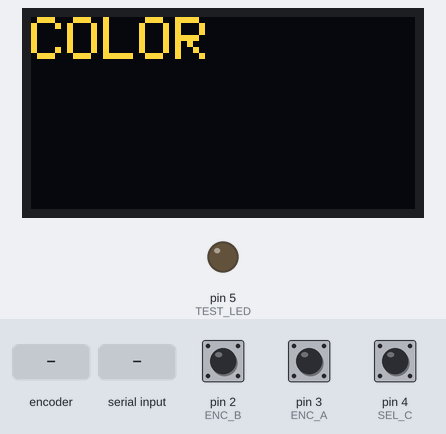
Bench run of a sketch on a simulated Arduino Pro Mini, built with avr-gcc and run on an emulated ATmega328P. Parts: 128×64 one-colour display, output pins drawn as LEDs (lit = HIGH). The inputs (shaded band) are chosen by the test bench; at power-on: pin 4 (SEL_C) HIGH, pin 2 (ENC_B) HIGH, pin 3 (ENC_A) HIGH. The OLED is the two-colour kind (top 16 rows yellow); the display library's start-up logo is not drawn; the modem accepts every AT command (registered, SIM ready, sends succeed) and sends nothing else; what the sketch prints to the serial monitor is not drawn.

Above: at 2.1 s.
7.2 s: rotary encoder on pin 3 (ENC_A) / pin 2 (ENC_B) turned 3 steps (first pin leading)
At 7.4 s:
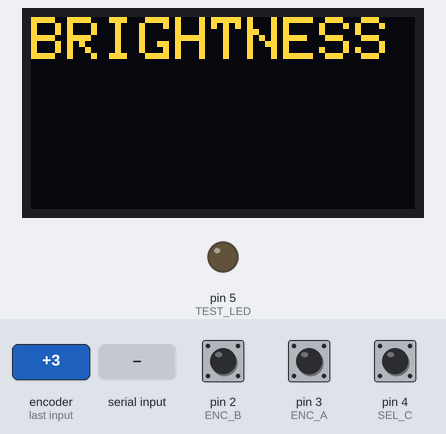
9.3 s: pin 4 (SEL_C) pulled LOW for 3.2 s
At 11.8 s:
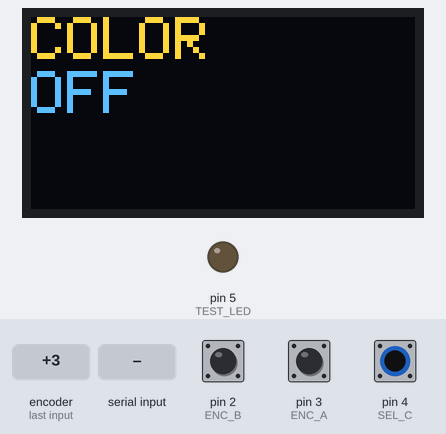
15.5 s: "1" received over the second serial link
At 18.3 s:
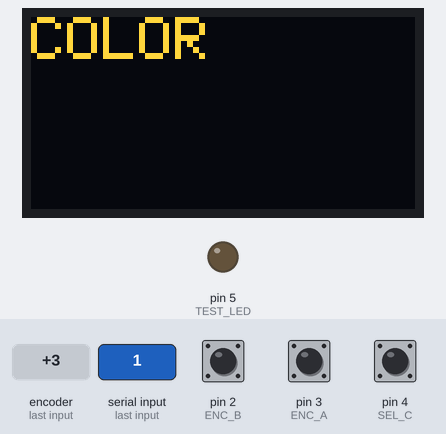
18.5 s: rotary encoder on pin 3 (ENC_A) / pin 2 (ENC_B) turned 1 step (first pin leading)
At 19.3 s:
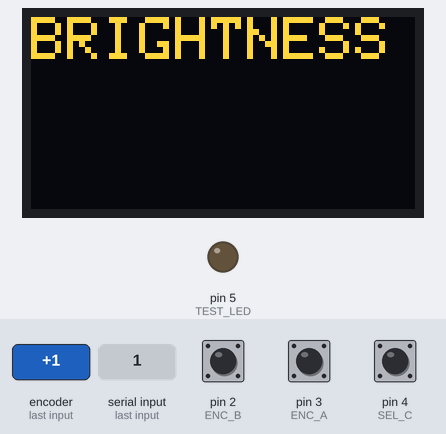
20.2 s: pin 4 (SEL_C) pulled LOW for 0.15 s
At 20.9 s:
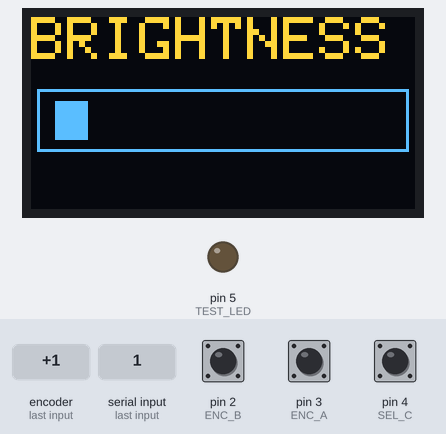
21.8 s: rotary encoder on pin 3 (ENC_A) / pin 2 (ENC_B) turned 1 step (first pin leading)
At 23.0 s:
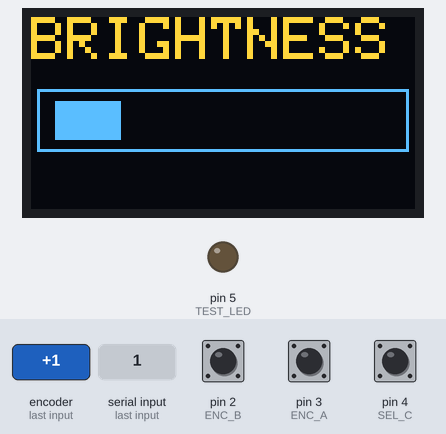
Timing chart, 0 to 24.8 s (numbered marks = the images above; inputs shaded):
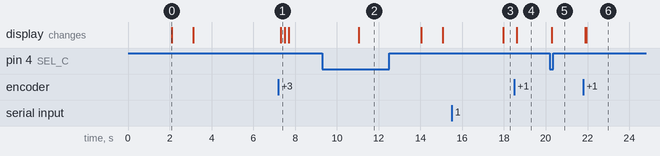

The sketch:

BT_LED_Strip_Xmtr.ino
```cpp
/**
Serves as the Transmitter/Remote code to control an LED strip via Bluetooth Communcation

Author : Princton C. Brennan
Model : Arduino Pro Mini 5V
*/

#include <SPI.h>
#include <Wire.h>
// #include <Adafruit_GFX.h>
#include <Adafruit_SSD1306.h>

#include <SoftwareSerial.h>
#define TEST_LED 5
#define RX 6// Connect to HM10 TX for both AT and normal modes
#define TX 7  // Connect to HM10 RX for both AT and normal modes
SoftwareSerial HM10(RX,TX); // Interface for BT Module Communication

#include "control_menu.h"
#include "bt_led_msgs.h"

// Rotary Encoder Pins
#define ENC_A 3
#define ENC_B 2
#define SEL_C 4

// Variables for tracking encoder reading times
uint32_t _lastIncReadTime = micros(); // tracks last increment read from rotary encoder
uint32_t _lastDecReadTime = micros(); // tracks last decrement read from rotary encoder
uint32_t _lastSelectTime = micros();  // tracks last select time from rotary encoder button

const uint16_t _pauseLength = 25000; // long press pause

volatile int8_t counter = 0; // counter for rotary encoder
volatile int8_t lastCounter = counter; // prvious rotary encode counter value

// Interrupt_Routine to process encode transitions
void read_encoder() {
  static uint8_t old_AB = 3;  // Lookup Table Index
  static int8_t encval = 0;   // encode value
  static const int8_t enc_states[] = {
     0, -1,  1,  0,
     1,  0,  0, -1,
    -1,  0,  0,  1,
     0,  1, -1,  0
  };

  old_AB <<= 2;   // Remember Previous State

  if (digitalRead(ENC_A)) old_AB |= 0x02;   // Add current state of pin A
  if (digitalRead(ENC_B)) old_AB |= 0x01;   // Add current state of pin B

  encval += enc_states[( old_AB & 0x0F )];

  // update counter if encoder has rotated a full indent
  if ( encval > 3 || encval < -3) {
    int changevalue = (encval > 0) - (encval < 0);
    if((micros() - _lastIncReadTime) < _pauseLength) {
      changevalue = 10*changevalue;
    }
    _lastIncReadTime = micros();
    counter = counter + changevalue;
    encval = 0;
  }

}

#define SCREEN_WIDTH 128 // OLED display width, in pixels
#define SCREEN_HEIGHT 64 // OLED display height, in pixels

// Declaration for an SSD1306 display connected to I2C (SDA, SCL pins)
// The pins for I2C are defined by the Wire-library.
// On an arduino UNO:       A4(SDA), A5(SCL)
// On an arduino MEGA 2560: 20(SDA), 21(SCL)
// On an arduino LEONARDO:   2(SDA),  3(SCL), ...
#define OLED_RESET     -1 // Reset pin # (or -1 if sharing Arduino reset pin)
#define SCREEN_ADDRESS 0x3C ///< See datasheet for Address; 0x3D for 128x64, 0x3C for 128x32
Adafruit_SSD1306 display(SCREEN_WIDTH, SCREEN_HEIGHT, &Wire, OLED_RESET); // I2C Instance for OLED Display

char buffer[MAX_STR_SZ];  // buffer to store strings retrieved from Program memory
int8_t incr;  // increment value for arrays

/**
* Print HM10 Settings
*
*
*/
// void printHM10_settings() {
//   sendAtCmd("AT");  // Verifies solid UART communication if not actively connected, otherwise kills current connection
//   sendAtCmd("AT+NAME?");  // Gets the BT Device Advertised name
//   sendAtCmd("AT+ADDR?");  // Gets the BT Device BT Address
//   sendAtCmd("AT+BAUD?");  // Gets the Currently set baudrate
//   sendAtCmd("AT+ROLE?");  // Gets the Currently set role (0: slave/peripheral, 1: master/central)
//   sendAtCmd("AT+IMME1"); // Set Module Work type (only used for central/master mode) - 0: start work immediately, 1: only response to AT commands
//   sendAtCmd("AT+IMME?");
//   sendAtCmd("AT+ALLO1");  // Set Whitelist enabled mode; Enabled (1), Disable (0)
//   sendAtCmd("AT+ALLO?");  // Get Whitelist enabled mode; Enabled (1), Disable (0)
//   sendAtCmd("AT+AD10035FF0D419B");  // Set Whitelisted device 1 to 0035FF0D419B
//   sendAtCmd("AT+CON0035FF0D419B"); // attempt to connect to device 0035FF0D419B

//   Serial.write("\n~~~~~~~~~~~~~~~~~~~~~~~~~~~~~\n");
// }

/**
* Cleans up the serial output to avoid garbage data read
*/
void flushHM10Serial() {
  HM10.setTimeout(1);
  while (HM10.available()) {
    HM10.read(); // Read and discard the incoming byte
  }

  HM10.setTimeout(1000);
}

/**
* Sends BT Message to slave device
*/
void send_bt_msg() {
  OUT_BT_PKT.flds.byte2 = LED_BRIGHTNESS;
  Serial.println(F("Color Msg"));
  HM10.write(OUT_BT_PKT.flds.byte0);
  HM10.write(OUT_BT_PKT.flds.byte1);
  HM10.write(OUT_BT_PKT.flds.byte2);
  HM10.write(OUT_BT_PKT.flds.byte3);
  Serial.print(F("Byte 0: "));
  Serial.print(OUT_BT_PKT.flds.byte0, HEX);
  Serial.print(F(", Byte 1: "));
  Serial.print(OUT_BT_PKT.flds.byte1, HEX);
  Serial.print(F(", Byte 2: "));
  Serial.print(OUT_BT_PKT.flds.byte2, HEX);
  Serial.print(F(", Byte 3: "));
  Serial.println(OUT_BT_PKT.flds.byte3, HEX);
  // c = (c + 1) % 14;
  delay(500);
}

/**
* Pings the slave device
*/
void statusPing() {
  if (!activeConnection) Serial.print(F("[reconnection] "));
  Serial.println(F("pinging rcvr"));
  Serial.print(F("last_req @ "));
  Serial.println(_last_bt_resp);
  _last_png_req = millis();
  HM10.write(_DFLT_BT_PING);
  //for (int i = 0; i < 3; i++) HM10.write(0x0A+i);
  delay(100);
  if (!activeConnection) delay(2500);
}

/**
* Restablishes bt connection
*/
void reconnect_bt() {
  _last_con_req = millis();
  display.clearDisplay();
  display.setCursor(0, 16);
  display.setTextSize(2);
  display.setTextColor(SSD1306_WHITE);
  display.write("Connecting...");
  display.display();
  delay(5);

  Serial.println(F("Re-establishing connection to receiver."));

  char buffer[CONN_REQ_SZ];
  strcpy_P(buffer, RCVR_CONN_REQ);
  Serial.println(buffer);
  HM10.write(buffer);
  delay(250);
  statusPing();
}

void handlePingResp() {
  Serial.print(F("Received Ping Response @ "));
  _last_bt_resp = millis();
  Serial.println(_last_bt_resp);
  if (!activeConnection) {
    activeConnection = true;
    update_menu_title();
  }
}

// ==================================================================================================================
// Menu Control Functions

/**
* Shifts the display mode based on the
* current MENU Index
*/
void update_display_mode(){
  Serial.print(F("Menu IDX: "));
  Serial.println(MENU_IDX);
  if (!MENU_IDX) CURRENT_MENU_DSP_STATE = DSP_COLOR;
  else if (MENU_IDX == 1) CURRENT_MENU_DSP_STATE = DSP_PATTERN;
  else if (MENU_IDX == 2) CURRENT_MENU_DSP_STATE = DSP_BRIGHTNESS;
}

/**
* Updates the MENU or Selection INDEX based on
* the last encoder rotation transition
*
*/
void shift_arr(bool shiftUp=true) {
  incr = 1;
  if (shiftUp) {
    incr = -1;
   }
  switch(CURRENT_MENU_MODE){
    case NAVIGATION:
      MENU_IDX_LAST = MENU_IDX;
      MENU_IDX = (MENU_IDX+ incr) % MENU_OPT_N;
      // C follows the sign as a rule, so
      // we account for the negative values
      if (MENU_IDX <0) MENU_IDX+=MENU_OPT_N;
      MENU_TITLE = menu_titles[MENU_IDX];
      break;
    case SELECT:
      if (MENU_IDX < 2) {
          SELECTION_OPT_LAST = SELECTION_OPT_IDX;
          switch(CURRENT_MENU_DSP_STATE){
            case DSP_COLOR:
              SELECTION_OPT_IDX = (SELECTION_OPT_IDX+ incr) % COLOR_OPT_N;
              // C follows the sign as a rule, so
              // we account for the negative values
              if (SELECTION_OPT_IDX<0) SELECTION_OPT_IDX+=COLOR_OPT_N;
              OPT_SEL = color_opts[SELECTION_OPT_IDX];
              break;
            case DSP_PATTERN:
              SELECTION_OPT_IDX = (SELECTION_OPT_IDX+ incr) % PATTERN_OPT_N;
              // C follows the sign as a rule, so
              // we account for the negative values
              if (SELECTION_OPT_IDX<0) SELECTION_OPT_IDX+=PATTERN_OPT_N;
              OPT_SEL = pattern_opts[SELECTION_OPT_IDX];
              break;
          }


          Serial.println(F("Show Options Menu"));
          option_selection_update();
      } else {
        Serial.println(F("Show Brightness"));
        incr*=-10;
        if (LED_BRIGHTNESS >=0 && incr < 0) LED_BRIGHTNESS+=incr;
        else if (LED_BRIGHTNESS < 100 && incr > 0) LED_BRIGHTNESS+=incr;
        draw_brightness_bar();
      }
      break;
  }

}

/**
* Updates the displayed menu title
*/
void update_menu_title(){
  display.clearDisplay();
  display.setTextColor(SSD1306_WHITE);        // Draw white text
  display.setCursor(0,0);
  display.setTextSize(2);
  // char buffer[MAX_STR_SZ];
  strcpy_P(buffer, MENU_TITLE);
  display.println(buffer);
  display.display();
  delay(5);

}

/**
* Updates the displayed Selection text
*/
void option_selection_update(){
  display.clearDisplay();
  update_menu_title();
  if (CURRENT_MENU_DSP_STATE == DSP_BRIGHTNESS){
    // TODO: implement brightness indicator
  } else {
    display.setTextColor(SSD1306_WHITE);        // Draw white text
    display.setCursor(0,18);
    display.setTextSize(2);
    // char buffer[MAX_STR_SZ];
    if (CURRENT_MENU_MODE == SELECT & CURRENT_MENU_DSP_STATE == DSP_COLOR) strcpy_P(buffer, color_opts[SELECTION_OPT_IDX]);
    else if (CURRENT_MENU_MODE == SELECT & CURRENT_MENU_DSP_STATE == DSP_PATTERN) strcpy_P(buffer, pattern_opts[SELECTION_OPT_IDX]);

    display.println(buffer);
    display.display();
    delay(5);
  }
}

/**
* Draws/Rerdraws brightness bar with
* current brightness option
*/
void draw_brightness_bar() {
  update_menu_title();
  // draw box outline
  display.drawRect(2, 24, SCREEN_WIDTH-4, SCREEN_HEIGHT/3, SSD1306_WHITE);
  // draw level inside
  display.fillRect(8, 28, (SCREEN_WIDTH-16)*((float)LED_BRIGHTNESS/100), (SCREEN_HEIGHT/3)-8, SSD1306_INVERSE);
  Serial.print(F("LED_BRIGHTNESS: "));
  Serial.print(LED_BRIGHTNESS);
  Serial.println(F("%"));
  display.display();
}

/**
* Changes the Selected value based on the current
* Menu & Selection index
*/
void handle_selection() {
  Serial.print(F("Currently in Selection Mode for "));
  if (MENU_IDX < 2){
    // char buffer[MAX_STR_SZ];
    strcpy_P(buffer, OPT_SEL);
    Serial.println((String)buffer);
    if ((CURRENT_MENU_DSP_STATE == DSP_COLOR & SELECTION_OPT_IDX == COLOR_OPT_N-1) ||
        (CURRENT_MENU_DSP_STATE == DSP_PATTERN & SELECTION_OPT_IDX == PATTERN_OPT_N-1)) {
      Serial.println(F("CANCELING"));
      CURRENT_MENU_MODE = NAVIGATION;
      SELECTION_OPT_IDX=0;
      update_menu_title();
    } else if(CURRENT_MENU_DSP_STATE == DSP_COLOR){
      OUT_BT_PKT.flds.byte3 = (uint8_t)SELECTION_OPT_IDX;
      send_bt_msg();
    } else if (CURRENT_MENU_DSP_STATE == DSP_PATTERN) {
      OUT_BT_PKT.flds.byte1 = (uint8_t)SELECTION_OPT_IDX;
      send_bt_msg();
    }
  } else {
    draw_brightness_bar();
  }
}

/**
* Manages menu navigation & selection logic
*/
void menu_ctrl_logic(){
    if (MENU_IDX != MENU_IDX_LAST){
    MENU_IDX_LAST = MENU_IDX;
    update_menu_title();
    update_display_mode();
  }
  if (CURRENT_MENU_MODE == NAVIGATION & SELECTION_OPT_IDX != SELECTION_OPT_LAST){
    SELECTION_OPT_LAST = SELECTION_OPT_IDX;
    option_selection_update();
  }

  if (LED_BRIGHTNESS != LED_BRIGHTNESS_LAST) LED_BRIGHTNESS_LAST = LED_BRIGHTNESS;

  if (counter > lastCounter) {
    shift_arr();
    lastCounter = counter;
  } else if  (counter < lastCounter) {
    shift_arr(false);
    lastCounter = counter;
  }

  if (!digitalRead(SEL_C) & millis() - _lastSelectTime > _pauseLength/100) {
    Serial.println(F("selection"));
    if (CURRENT_MENU_MODE == SELECT){
      if (MENU_IDX < 2) handle_selection();
      else {
        Serial.println(F("CANCELING BRIGHTNESS"));
        send_bt_msg();
        CURRENT_MENU_MODE = NAVIGATION;
        update_menu_title();
      }
    } else if (CURRENT_MENU_MODE == NAVIGATION){
      Serial.print(F("Starting menu selection for: "));
      Serial.println(MENU_TITLE);
      CURRENT_MENU_MODE = SELECT;

      if (MENU_IDX < 2) {
        // Display menu options when entering SELECT mode
        SELECTION_OPT_IDX = 0;
        option_selection_update();
      } else {
        LED_BRIGHTNESS = 10;
        handle_selection();
      }
    }
    _lastSelectTime = millis();

  }
}
// ==================================================================================================================

/**
* Initial setup ran when powered up
*/
void setup() {

  Serial.begin(9600);
  HM10.begin(9600);
  // SSD1306_SWITCHCAPVCC = generate display voltage from 3.3V internally
  if(!display.begin(SSD1306_SWITCHCAPVCC, SCREEN_ADDRESS)) {
    Serial.println(F("SSD1306 allocation failed"));
    for(;;);
  }
  display.display();
  delay(2000); // Pause for 2 seconds

  // Clear the buffer
  update_menu_title();

  // Encoder Pins
  pinMode(ENC_A, INPUT_PULLUP);
  pinMode(ENC_B, INPUT_PULLUP);
  attachInterrupt(digitalPinToInterrupt(ENC_A), read_encoder, CHANGE);
  attachInterrupt(digitalPinToInterrupt(ENC_B), read_encoder, CHANGE);

  pinMode(SEL_C, INPUT_PULLUP);


  while (!Serial) {
    Serial.println(F("Connect Serial Commnication"));
  }

  Serial.println(F("Booting..."));

  // Reset the HM10 BLE Module
  HM10.write("AT");
  delay(500);
  flushHM10Serial();
  delay(500);
  reconnect_bt();

  pinMode(TEST_LED, OUTPUT);
}

/**
* Main Loop
*/
void loop() {
  // Serial.print("activeConnection:");
  // Serial.println(activeConnection);
  while (HM10.available()) {
    uint8_t bt_byte = HM10.read() & 0xFF;
    if (!activeConnection) update_menu_title(); // clear connecting text once connected
    activeConnection = true;
    _last_bt_resp = millis();
    Serial.print(F("Received: "));
    Serial.print(bt_byte, HEX);
    Serial.print(F(", @"));
    Serial.println(_last_bt_resp);
    if (bt_byte == _DFLT_BT_RESP) handlePingResp();
  }
  _curr_milli_t = millis();
  _delta_milli_t = _curr_milli_t - _last_bt_resp;
  if(!activeConnection & _curr_milli_t - _last_png_req > _bt_ping_interval) reconnect_bt();
  else if (_delta_milli_t >= _bt_conn_timeout) activeConnection = false; // trigger to restablish connection
  else if (_curr_milli_t - _last_png_req >= _bt_ping_interval) statusPing(); // ping on interval


  menu_ctrl_logic();
}
```

bt_led_msgs.h
```cpp
#include <stdint.h>
#include <avr/pgmspace.h>
#ifndef __BT_LED_MSGs__
#define __BT_LED_MSGs__

#define CONN_REQ_SZ 20  // size of char array for BT Device Connection Request command
// Dedicated BLE HM10 module
// change for your specific module
const char RCVR_CONN_REQ[CONN_REQ_SZ] PROGMEM = "AT+CON0035FF0D419B"; // BT Device Connection Request command
const unsigned long _bt_conn_timeout = 20000; // 20s (20000ms) wait for no slave response, trigger to attempt reconnection
const unsigned long _bt_ping_interval = _bt_conn_timeout/4; // 5s (50000ms) ping interval to check for constant connection
bool activeConnection = false; // tracks connection status
volatile unsigned long _last_bt_resp = 0; // time of last bluetooth response from slave
volatile unsigned long _last_con_req = 0; // time of last connection request to slave
volatile unsigned long _last_png_req = 0; // time of last ping response from slave
volatile unsigned long _curr_milli_t = 0; // current time in milliseconds
volatile unsigned long _delta_milli_t = 0; // placeholder for elapsed time in milliseconds

// LED Pattern Modes
typedef enum {
  _SOLID = 0x00, // Solid LED Pattern
  _PULSE = 0x01, // Pulsing LED Pattern
  _FADER = 0x02, // Fading LED Pattern
  _RNBOW = 0x03, // Rainbow Color Pattern
}Patterns;

// HeadByte Recognized Values
typedef enum {
  _DFLT_BT_PING = 0x81, // Master ping head byte
  _DFLT_BT_RESP = 0x7E, // Slave response ack for received message head byte
  _DFLT_BT_COLR = 0x65, // Color command head byte
}HeadByte;

// Bytes for color options
typedef enum {
  _OFF = 0x00, // Off Color Option
  _WHITE = 0x01, // White Color Option
  _RED = 0x02, // Red Color Option
  _ROSE = 0x03, // Rose Color Option
  _MAGENTA = 0x04, // Magenta Color Option
  _VIOLET = 0x05, // Violet Color Option
  _BLUE = 0x06, // Blue Color Option
  _AZURE = 0x07, // Azure Color Option
  _CYAN = 0x08, // Cyan Color Option
  _SPRING_GREEN = 0x09, // Spring Green Color Option
  _GREEN = 0x0A, // Green Color Option
  _CHARTREUSE = 0x0B, // Chartreuse Color Option
  _YELLOW = 0x0C, // Yellow Color Option
  _ORANGE = 0x0D, // Orange Color Option
}DfltColrByte;

/**
* BT Packet Fields Data
*/
typedef struct {
  // Byte 0 : header byte, for message type
  unsigned char byte0:8;
  // Byte 1 : LED Pattern
  unsigned char byte1:8;
  // Byte 2 : LED Brightness
  unsigned char byte2:8;
  // Byte 3 : LED Color
  unsigned char byte3:8;
} BtPktFlds;

/**
* BT Packet Data Structure
*/
typedef union {
  BtPktFlds flds;
  uint32_t  pyld;
} BtPkt;

BtPkt INC_BT_PKT; // Placeholder for storing the BT Message Packet

BtPkt OUT_BT_PKT = {_DFLT_BT_COLR, _SOLID, 0x64, _WHITE};

#endif
```

Source omitted: control_menu.h (2726 bytes)

Measured:
- after the input at 7.2 s, the display: changes after 0.10 s (image 1)
- after the input at 9.3 s, the display: changes after 1.8 s (image 2)
- after the input at 15.5 s, the display: changes after 2.5 s (image 3)
- after the input at 18.5 s, the display: changes after 0.10 s (image 4)
- after the input at 20.2 s, the display: changes after 0.08 s (image 5)
- after the input at 21.8 s, the display: first changes after 0.10 s (image 6 shows a later state)
- what the display in image 0 shows lasts 1.0 s, from 2.1 s to 3.1 s
